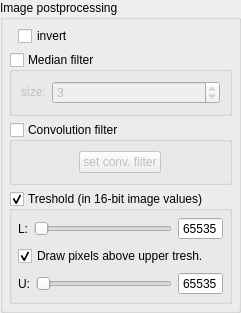
          <widget class="QGroupBox" name="groupBox_2">
           <property name="title">
            <string>Image postprocessing</string>
           </property>
           <layout class="QVBoxLayout" name="verticalLayout_2">
            <property name="leftMargin">
             <number>6</number>
            </property>
            <property name="topMargin">
             <number>6</number>
            </property>
            <property name="rightMargin">
             <number>6</number>
            </property>
            <property name="bottomMargin">
             <number>6</number>
            </property>
            <item>
             <layout class="QVBoxLayout" name="verticalLayout_12">
              <property name="leftMargin">
               <number>9</number>
              </property>
              <property name="topMargin">
               <number>0</number>
              </property>
              <property name="rightMargin">
               <number>9</number>
              </property>
              <item>
               <widget class="QCheckBox" name="img_invert">
                <property name="text">
                 <string>invert</string>
                </property>
               </widget>
              </item>
             </layout>
            </item>
            <item>
             <widget class="QGroupBox" name="medianGroupBox">
              <property name="enabled">
               <bool>true</bool>
              </property>
              <property name="sizePolicy">
               <sizepolicy hsizetype="Preferred" vsizetype="Fixed">
                <horstretch>0</horstretch>
                <verstretch>0</verstretch>
               </sizepolicy>
              </property>
              <property name="title">
               <string>Median filter</string>
              </property>
              <property name="checkable">
               <bool>true</bool>
              </property>
              <property name="checked">
               <bool>false</bool>
              </property>
              <layout class="QHBoxLayout" name="horizontalLayout_4">
               <item>
                <widget class="QLabel" name="label_2">
                 <property name="sizePolicy">
                  <sizepolicy hsizetype="Fixed" vsizetype="Fixed">
                   <horstretch>0</horstretch>
                   <verstretch>0</verstretch>
                  </sizepolicy>
                 </property>
                 <property name="text">
                  <string>size:</string>
                 </property>
                 <property name="alignment">
                  <set>Qt::AlignCenter</set>
                 </property>
                </widget>
               </item>
               <item>
                <widget class="QSpinBox" name="medianFilterSizeSpinBox">
                 <property name="singleStep">
                  <number>2</number>
                 </property>
                 <property name="value">
                  <number>3</number>
                 </property>
                </widget>
               </item>
              </layout>
             </widget>
            </item>
            <item>
             <widget class="QGroupBox" name="convGroupBox">
              <property name="sizePolicy">
               <sizepolicy hsizetype="Preferred" vsizetype="Maximum">
                <horstretch>0</horstretch>
                <verstretch>0</verstretch>
               </sizepolicy>
              </property>
              <property name="minimumSize">
               <size>
                <width>80</width>
                <height>0</height>
               </size>
              </property>
              <property name="title">
               <string>Convolution filter</string>
              </property>
              <property name="checkable">
               <bool>true</bool>
              </property>
              <property name="checked">
               <bool>false</bool>
              </property>
              <layout class="QHBoxLayout" name="horizontalLayout_8">
               <item>
                <widget class="QPushButton" name="convFilterButton">
                 <property name="sizePolicy">
                  <sizepolicy hsizetype="Fixed" vsizetype="Fixed">
                   <horstretch>0</horstretch>
                   <verstretch>0</verstretch>
                  </sizepolicy>
                 </property>
                 <property name="text">
                  <string>set conv. filter</string>
                 </property>
                </widget>
               </item>
              </layout>
             </widget>
            </item>
            <item>
             <widget class="QGroupBox" name="treshGroupBox">
              <property name="sizePolicy">
               <sizepolicy hsizetype="Preferred" vsizetype="Maximum">
                <horstretch>0</horstretch>
                <verstretch>0</verstretch>
               </sizepolicy>
              </property>
              <property name="minimumSize">
               <size>
                <width>180</width>
                <height>110</height>
               </size>
              </property>
              <property name="title">
               <string>Treshold (in 16-bit image values)</string>
              </property>
              <property name="checkable">
               <bool>true</bool>
              </property>
              <layout class="QVBoxLayout" name="verticalLayout_5">
               <property name="leftMargin">
                <number>6</number>
               </property>
               <property name="topMargin">
                <number>6</number>
               </property>
               <property name="rightMargin">
                <number>6</number>
               </property>
               <property name="bottomMargin">
                <number>6</number>
               </property>
               <item>
                <layout class="QHBoxLayout" name="horizontalLayout_6">
                 <item>
                  <widget class="QLabel" name="label_16">
                   <property name="text">
                    <string>L:</string>
                   </property>
                   <property name="alignment">
                    <set>Qt::AlignRight|Qt::AlignTrailing|Qt::AlignVCenter</set>
                   </property>
                  </widget>
                 </item>
                 <item>
                  <widget class="QSlider" name="treshSlider">
                   <property name="toolTip">
                    <string>lower treshold</string>
                   </property>
                   <property name="maximum">
                    <number>65535</number>
                   </property>
                   <property name="orientation">
                    <enum>Qt::Horizontal</enum>
                   </property>
                  </widget>
                 </item>
                 <item>
                  <widget class="QSpinBox" name="lowerTresh">
                   <property name="toolTip">
                    <string>lower treshold</string>
                   </property>
                   <property name="layoutDirection">
                    <enum>Qt::LeftToRight</enum>
                   </property>
                   <property name="buttonSymbols">
                    <enum>QAbstractSpinBox::NoButtons</enum>
                   </property>
                   <property name="maximum">
                    <number>65535</number>
                   </property>
                   <property name="value">
                    <number>65535</number>
                   </property>
                  </widget>
                 </item>
                </layout>
               </item>
               <item>
                <widget class="QCheckBox" name="hide_all_above_upper">
                 <property name="text">
                  <string>Draw pixels above upper tresh.</string>
                 </property>
                 <property name="checked">
                  <bool>true</bool>
                 </property>
                </widget>
               </item>
               <item>
                <layout class="QHBoxLayout" name="horizontalLayout_5">
                 <item>
                  <widget class="QLabel" name="label_15">
                   <property name="text">
                    <string>U:</string>
                   </property>
                   <property name="alignment">
                    <set>Qt::AlignRight|Qt::AlignTrailing|Qt::AlignVCenter</set>
                   </property>
                  </widget>
                 </item>
                 <item>
                  <widget class="QSlider" name="upTreshSlider">
                   <property name="toolTip">
                    <string>upper treshold</string>
                   </property>
                   <property name="orientation">
                    <enum>Qt::Horizontal</enum>
                   </property>
                  </widget>
                 </item>
                 <item>
                  <widget class="QSpinBox" name="upperTresh">
                   <property name="toolTip">
                    <string>upper treshold</string>
                   </property>
                   <property name="buttonSymbols">
                    <enum>QAbstractSpinBox::NoButtons</enum>
                   </property>
                   <property name="maximum">
                    <number>65535</number>
                   </property>
                   <property name="value">
                    <number>65535</number>
                   </property>
                  </widget>
                 </item>
                </layout>
               </item>
              </layout>
             </widget>
            </item>
           </layout>
          </widget>
